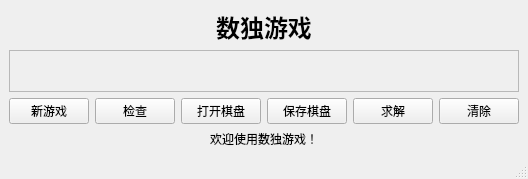
<?xml version="1.0" encoding="UTF-8"?>
<ui version="4.0">
 <class>SudokuWindow</class>
 <widget class="QMainWindow" name="SudokuWindow">
  <property name="geometry">
   <rect>
    <x>0</x>
    <y>0</y>
    <width>500</width>
    <height>179</height>
   </rect>
  </property>
  <property name="windowTitle">
   <string>数独游戏</string>
  </property>
  <widget class="QWidget" name="centralwidget">
   <layout class="QVBoxLayout" name="verticalLayout" stretch="0,1,0,0">
    <item>
     <widget class="QLabel" name="titleLabel">
      <property name="font">
       <font>
        <pointsize>18</pointsize>
        <bold>true</bold>
       </font>
      </property>
      <property name="text">
       <string>数独游戏</string>
      </property>
      <property name="alignment">
       <set>Qt::AlignmentFlag::AlignCenter</set>
      </property>
     </widget>
    </item>
    <item>
     <widget class="QFrame" name="boardFrame">
      <property name="frameShape">
       <enum>QFrame::Shape::StyledPanel</enum>
      </property>
      <layout class="QGridLayout" name="boardGridLayout"/>
     </widget>
    </item>
    <item>
     <layout class="QHBoxLayout" name="horizontalLayout">
      <item>
       <widget class="QPushButton" name="btnRandomGame">
        <property name="text">
         <string>新游戏</string>
        </property>
       </widget>
      </item>
      <item>
       <widget class="QPushButton" name="btnCheck">
        <property name="text">
         <string>检查</string>
        </property>
       </widget>
      </item>
      <item>
       <widget class="QPushButton" name="btnOpen">
        <property name="text">
         <string>打开棋盘</string>
        </property>
       </widget>
      </item>
      <item>
       <widget class="QPushButton" name="btnSave">
        <property name="text">
         <string>保存棋盘</string>
        </property>
       </widget>
      </item>
      <item>
       <widget class="QPushButton" name="btnSolve">
        <property name="text">
         <string>求解</string>
        </property>
       </widget>
      </item>
      <item>
       <widget class="QPushButton" name="btnNewGame">
        <property name="text">
         <string>清除</string>
        </property>
       </widget>
      </item>
     </layout>
    </item>
    <item>
     <widget class="QLabel" name="statusLabel">
      <property name="text">
       <string>欢迎使用数独游戏！</string>
      </property>
      <property name="alignment">
       <set>Qt::AlignmentFlag::AlignCenter</set>
      </property>
     </widget>
    </item>
   </layout>
  </widget>
  <widget class="QMenuBar" name="menubar">
   <property name="geometry">
    <rect>
     <x>0</x>
     <y>0</y>
     <width>500</width>
     <height>22</height>
    </rect>
   </property>
  </widget>
  <widget class="QStatusBar" name="statusbar"/>
 </widget>
 <resources/>
 <connections/>
</ui>
